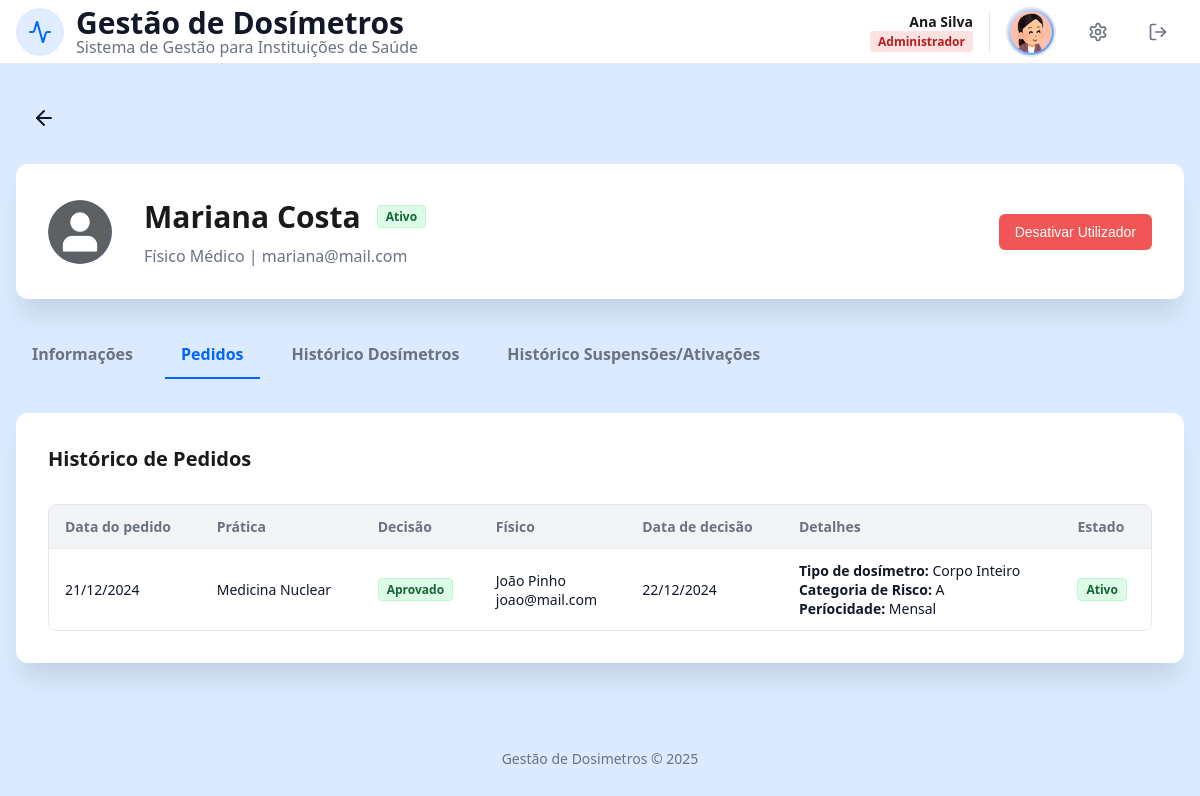
Page /user_details.php?idU=13&subtab=pedidos (signed in) on the committed database.
### tables this page shows
CREATE TABLE User (
    idU INTEGER PRIMARY KEY AUTOINCREMENT,
    name TEXT NOT NULL,
    surname TEXT NOT NULL, 
    birthDate DATE NOT NULL,
    sex TEXT CHECK(sex IN ('Female', 'Male', 'Other')) NOT NULL,
    email TEXT UNIQUE NOT NULL, 
    password TEXT NOT NULL,
    phoneN TEXT CHECK(phoneN GLOB '+[0-9][0-9][0-9]*'),
    userType TEXT CHECK(userType IN ('Administrador', 'Físico Médico', 'Profissional de Saúde')) NOT NULL,
    userStatus BOOLEAN DEFAULT 1,
    profilePic TEXT DEFAULT 'foto/12225881.png'
);

CREATE TABLE ApprovedRequest (
    idA INTEGER PRIMARY KEY AUTOINCREMENT,
    idR INTEGER NOT NULL,
    idP INTEGER NOT NULL,
    approvalDate DATETIME NOT NULL,
    periodicity TEXT CHECK(periodicity IN ('Mensal','Trimestral')) NOT NULL,
    riskCategory TEXT CHECK(riskCategory IN ('A', 'B')) NOT NULL,
    dosimeterType TEXT CHECK(dosimeterType IN ('Corpo Inteiro','Extremidade')) NOT NULL,
    status TEXT CHECK(status IN ('Ativo', 'Suspenso')) DEFAULT 'Ativo',
    FOREIGN KEY (idR) REFERENCES DosimeterRequest(idR) ON DELETE CASCADE,
    FOREIGN KEY (idP) REFERENCES User(idU) ON DELETE CASCADE
);

CREATE TABLE DosimeterRequest (
    idR INTEGER PRIMARY KEY AUTOINCREMENT,
    idU INTEGER NOT NULL,
    pratica TEXT NOT NULL,
    requestDate DATETIME NOT NULL,
    decisionMade BOOLEAN DEFAULT 0,
    FOREIGN KEY (idU) REFERENCES User(idU) ON DELETE CASCADE
);

### database/user_details_db.php (called while the page is built, shortened)
<?php
function getUserFullDetails($db, $idU) {
    $stmt = $db->prepare("SELECT * FROM User WHERE idU = ?");
    $stmt->execute([$idU]);
    $user = $stmt->fetch();
    $extra = [];
    if ($user['userType'] === 'Profissional de Saúde') {
        $s = $db->prepare("SELECT profession, department FROM HealthProfessional WHERE idU = ?");
        $s->execute([$idU]);
        $extra = $s->fetch();
    } elseif ($user['userType'] === 'Físico Médico') {
        $extra = ['profession' => 'Físico Médico', 'department' => 'Física Médica'];
    }
    return array_merge($user, $extra ? $extra : []);
}
function getUserRequests($db, $idU) {
    $sql = "SELECT
                DR.idR, DR.requestDate, DR.pratica, DR.decisionMade,
                AR.approvalDate, AR.dosimeterType, AR.periodicity, AR.riskCategory, AR.status as ar_status,
                U_AP.name as ap_name, U_AP.surname as ap_surname, U_AP.email as ap_email,
                RR.rejectionDate, RR.comment as rejectionComment,
                U_REJ.name as rej_name, U_REJ.surname as rej_surname, U_REJ.email as rej_email
            FROM DosimeterRequest DR
            LEFT JOIN ApprovedRequest AR ON DR.idR = AR.idR
            LEFT JOIN RejectedRequest RR ON DR.idR = RR.idR
            LEFT JOIN User U_AP ON AR.idP = U_AP.idU
            LEFT JOIN User U_REJ ON RR.idP = U_REJ.idU
            WHERE DR.idU = ?
            ORDER BY DR.requestDate DESC";
    $stmt = $db->prepare($sql);
    $stmt->execute([$idU]);
    return $stmt->fetchAll();
}
?>

### templates/user_details_view.php (the view, shortened to what this page needs)
<?php
function renderUserHeaderCard($user) {
    $isActive = $user['userStatus'] == 1;
    $prof = isset($user['profession']) ? $user['profession'] : $user['userType'];
    ?>
    <div class="card mb2">
        <div class="header-flex" style="justify-content: flex-start; gap: 2rem;">
            <div class="foto-circle-large">
                <img src="<?php echo htmlspecialchars($user['profilePic']); ?>" alt="Foto">
            </div>
            <div style="flex: 1;">
                <div style="display:flex; align-items:center; gap:1rem; margin-bottom:0.5rem;">
                    <h2 class="titulo" style="margin:0;"><?php echo htmlspecialchars($user['name'].' '.$user['surname']); ?></h2>
                    <span class="role-badge <?php echo $isActive?'alert-success':'alert-error'; ?>">
                        <?php echo $isActive?'Ativo':'Inativo'; ?>
                    </span>
                </div>
                <p class="subtítulo"><?php echo htmlspecialchars($prof); ?> | <?php echo htmlspecialchars($user['email']); ?></p>
            </div>
            <form action="processa_admin.php" method="POST">
                <?php if($isActive): ?>
                    <button type="submit" class="btn btn-no">Desativar Utilizador</button>
                <?php else: ?>
                    <button type="submit" class="btn btn-save-profile">Ativar Utilizador</button>
                <?php endif; ?>
            </form>
        </div>
    </div>
    <?php
}
function renderUserTabs($idU, $currentTab) {
    ?>
    <div class="admin-tabs mb2">
        <a href="user_details.php?idU=<?php echo $idU; ?>&subtab=info" class="tab-link <?php echo $currentTab == 'info' ? 'active' : ''; ?>">Informações</a>
        <a href="user_details.php?idU=<?php echo $idU; ?>&subtab=pedidos" class="tab-link <?php echo $currentTab == 'pedidos' ? 'active' : ''; ?>">Pedidos</a>
        <a href="user_details.php?idU=<?php echo $idU; ?>&subtab=dosimetros" class="tab-link <?php echo $currentTab == 'dosimetros' ? 'active' : ''; ?>">Histórico Dosímetros</a>
        <a href="user_details.php?idU=<?php echo $idU; ?>&subtab=suspensoes" class="tab-link <?php echo $currentTab == 'suspensoes' ? 'active' : ''; ?>">Histórico Suspensões/Ativações</a>
    </div>
    <?php
}
    ?>
    <?php
function renderUserRequestsTab($requests) {
    ?>
    <h3 class="titulo-separador mb1">Histórico de Pedidos</h3>
    <div class="table-container">
        <table class="admin-table">
            <thead>
                <tr>
                    <th>Data do pedido</th>
                    <th>Prática</th>
                    <th>Decisão</th>
                    <th>Físico</th>
                    <th>Data de decisão</th>
                    <th>Detalhes</th>
                    <th>Estado</th>
                </tr>
            </thead>
            <tbody>
                <?php foreach ($requests as $r):
                    if (!$r['decisionMade']) {
                        $status = 'Pendente'; $badge = 'badge-gray';
                    } elseif ($r['approvalDate']) {
                        $status = 'Aprovado'; $badge = 'alert-success';
                    } else {
                        $status = 'Rejeitado'; $badge = 'alert-error';
                    }
                ?>
                <tr>
                    <td><?php echo date('d/m/Y', strtotime($r['requestDate'])); ?></td>
                    <td><?php echo htmlspecialchars($r['pratica']); ?></td>
                    <td><span class="role-badge <?php echo $badge; ?>"><?php echo $status; ?></span></td>
                    <td>
                        <?php if ($status === 'Aprovado'): ?>
                            <?php echo htmlspecialchars($r['ap_name'].' '.$r['ap_surname']); ?><br>
                            <?php echo htmlspecialchars($r['ap_email']); ?>
                        <?php elseif ($status === 'Rejeitado'): ?>
                            <?php echo htmlspecialchars($r['rej_name'].' '.$r['rej_surname']); ?><br>
                            <?php echo htmlspecialchars($r['rej_email']); ?>
                        <?php else: ?>
                            --
                        <?php endif; ?>
                    </td>
                    <td>
                        <?php if ($status === 'Aprovado'): ?>
                            <?php echo date('d/m/Y', strtotime($r['approvalDate'])); ?>
                        <?php elseif ($status === 'Rejeitado'): ?>
                            <?php echo date('d/m/Y', strtotime($r['rejectionDate'])); ?>
                        <?php else: ?>
                            --
                        <?php endif; ?>
                    </td>
                    <td>
                        <?php if ($status === 'Aprovado'): ?>
                            <strong>Tipo de dosímetro: </strong> <?php echo htmlspecialchars($r['dosimeterType']); ?><br>
                            <strong>Categoria de Risco: </strong> <?php echo htmlspecialchars($r['riskCategory']); ?><br>
                            <strong>Períocidade: </strong><?php echo htmlspecialchars($r['periodicity']); ?>
                        <?php elseif ($status === 'Rejeitado'): ?>
                            <strong>Motivo: </strong><?php echo htmlspecialchars($r['rejectionComment']); ?>
                        <?php else: ?>
                            ---
                        <?php endif; ?>
                    </td>
                    <td>
                        <?php if ($status === 'Aprovado'): ?>
                        <?php
                        $statusBadge = ($r['ar_status'] === 'Ativo') ? 'alert-success' : 'alert-error';
                        ?>
                        <span class="role-badge <?php echo $statusBadge; ?>">
                            <?php echo htmlspecialchars($r['ar_status']); ?>
                        </span>
                        <?php elseif ($status === 'Rejeitado'): ?>
                            ---
                        <?php else: ?>
                            <span class="role-badge badge-gray">Pendente</span>
                        <?php endif; ?>
                    </td>
                </tr>
                <?php endforeach; ?>
            </tbody>
        </table>
    </div>
    <?php
}
    ?>

### templates/header.php (shortened to what this page needs)
<?php function header_set($title = 'Gestão de Dosímetros') { ?>
    <!DOCTYPE html>
    <html lang="pt">
    <head>
        <link rel="stylesheet" href="css/style.css">
        <link rel="stylesheet" href="css/responsive.css">
    </head>
<?php } ?>

### user_details.php (shortened to what this page needs)
<?php
require_once "database/connection.php";
require_once "database/user_details_db.php";
require_once "templates/header.php";
require_once "templates/nav.php";
require_once "templates/footer.php";
require_once "templates/user_details_view.php";
$idU = isset($_GET['idU']) ? $_GET['idU'] : 0;
$db = getDatabaseConnection();
$user = getUserFullDetails($db, $idU);
$subtab = isset($_GET['subtab']) ? $_GET['subtab'] : 'info';
$title = "Detalhes: " . $user['name']. " " . $user['surname'];
header_set($title);
?>
<body>
    <div class="page-wrapper">
        <?php nav_set(); ?>
        <main class="main-container">
            <div class="profile-header-flex mb1_5">
                <div class="user-area">
                    <a href="admin.php?tab=users" class="btn voltar" title="Voltar">
                        <svg xmlns="http://www.w3.org/2000/svg" width="24" height="24" viewBox="0 0 24 24" fill="none" stroke="currentColor" stroke-width="2" stroke-linecap="round" stroke-linejoin="round">
                            <path d="m12 19-7-7 7-7"></path>
                            <path d="M19 12H5"></path>
                        </svg>
                    </a>
                </div>
            </div>
            <?php
            renderUserHeaderCard($user);
            renderUserTabs($idU, $subtab);
            ?>
            <div class="card">
                <?php
                if ($subtab === 'info') {
                    renderUserInfoTab($user);
                }
                elseif ($subtab === 'pedidos') {
                    $requests = getUserRequests($db, $idU);
                    renderUserRequestsTab($requests);
                }
                elseif ($subtab === 'dosimetros') {
                    $history = getUserDosimeterHistory($db, $idU);
                    renderUserDosimetersTab($history);
                }
                elseif ($subtab === 'suspensoes') {
                    $changes = getUserChanges($db, $idU);
                    renderUserSuspensionsTab($changes);
                }
                ?>
            </div>
        </main>
        <?php renderFooter(); ?>
    </div>
</body>
</html>

### templates/nav.php (shortened to what this page needs)
<?php function nav_set() {
    $userName = isset($_SESSION['name']) ? $_SESSION['name'] : 'Utilizador';
    $userSurname = isset($_SESSION['surname']) ? $_SESSION['surname'] : '';
    $userType = isset($_SESSION['userType']) ? $_SESSION['userType'] : '';
    $profilePic = isset($_SESSION['profilePic']) ? $_SESSION['profilePic'] : 'foto/12225881.png';
    $roleLabel = isset($_SESSION['roleLabel']) ? $_SESSION['roleLabel'] : $userType;
    $badgeClass = 'badge-blue';
    if ($userType === 'Físico Médico') {
        $badgeClass = 'badge-purple';
    } elseif ($userType === 'Administrador') {
        $badgeClass = 'badge-red';
    }
    ?>
            <header class="header1">
                <div class="header-container">
                    <div class="logo-area">
                        <div class="logo-box">
                            <img src="css/icon.svg" width="48" height="48" alt="Logo">
                        </div>
                        <div class="logo-text">
                            <h1>Gestão de Dosímetros</h1>
                            <p>Sistema de Gestão para Instituições de Saúde</p>
                        </div>
                    </div>
                    <div class="user-area">
                        <div class="user-info">
                            <span class="user-name">
                                <?php echo htmlspecialchars($userName . ' ' . $userSurname); ?>
                            </span>
                            <span class="role-badge <?php echo $badgeClass; ?>">
                                <?php echo htmlspecialchars($roleLabel); ?>
                            </span>
                        </div>
                        <img src="<?php echo htmlspecialchars($profilePic); ?>" alt="Perfil" class="profile-pic">
                        <div class="action-buttons">
                            <a href="perfil.php" class="btn btn-header" title="Perfil do Utilizador">
                            </a>
                            <a href="LogOut.php" class="btn btn-header" title="Sair">
                                <svg xmlns="http://www.w3.org/2000/svg" width="20" height="20" viewBox="0 0 24 24" fill="none" stroke="currentColor" stroke-width="2" stroke-linecap="round" stroke-linejoin="round">
                                    <path d="M9 21H5a2 2 0 0 1-2-2V5a2 2 0 0 1 2-2h4"/>
                                    <polyline points="16 17 21 12 16 7"/>
                                    <line x1="21" x2="9" y1="12" y2="12"/>
                                </svg>
                            </a>
                        </div>
                    </div>
                </div>
            </header>
<?php } ?>

### templates/footer.php
<?php function renderFooter() { ?>
            <footer class="footer mb2">
                Gestão de Dosimetros © 2025
            </footer>
<?php } ?>

### rows in the picture
user: profilePic (picture), name+surname "Mariana Costa", userType "Físico Médico", email "mariana@mail.com"
approvedrequest: idR.requestDate "21/12/2024", idR.pratica "Medicina Nuclear", status "Aprovado", ap_surname "João Pinho", ap_email "joao@mail.com", approvalDate "22/12/2024", dosimeterType "Corpo Inteiro", riskCategory "A", periodicity "Mensal", status "Ativo"

### other values in the picture
$userName . ' ' . $userSurname "Ana Silva"
$roleLabel "Administrador"
